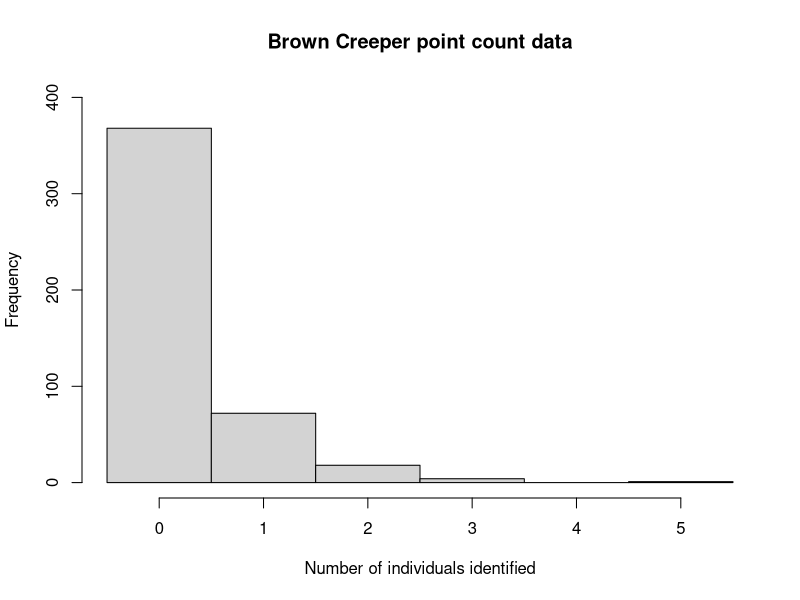

This chart was generated by the following R code:
library(MASS)
library(lmtest)
library(pscl)
library(sandwich)

data <- read.csv(file="data/bird_cnt.csv")

Creeper <- data$BRCR
Rural <- data$RUR_100Z
Crown_cl <- data$CR_CL_2Z
Road_up <- data$rd_up_100Z

#Creeper Histogram
tmp <- hist (Creeper, breaks=0:(max(Creeper)+1), main="Brown Creeper point count data",
  xlab="Number of individuals identified", ylab="Frequency", ylim=c(0,400), right=FALSE, axes=F)
axis(2)
axis(1, at=tmp$mids, labels=0:max(Creeper))


bird <- data.frame(cbind(Creeper, Rural, Crown_cl, Road_up))

pois<-glm(Creeper ~Rural + Crown_cl + Road_up,family = poisson, data = bird)
summary(pois)
coeftest(pois, vcov = sandwich)

qpois<-glm(Creeper ~Rural + Crown_cl + Road_up,family = quasipoisson, data = bird)
summary(qpois)

nb<-glm.nb(Creeper ~Rural + Crown_cl + Road_up,link = "log", data = bird)
summary(nb)


llhNB = logLik(nb)
llhPoisson  =logLik(pois)
d <- 2 * (llhNB - llhPoisson)
pval <- pchisq(as.numeric(d), df=1, lower.tail=FALSE)/2
pval

lrtest(pois,nb)

##ZERO INFLATION

f1 <- formula(Creeper ~ Rural + Crown_cl + Road_up
                      | Rural + Crown_cl + Road_up)

Zip1 <- zeroinfl(f1, dist = "poisson", link = "logit",
              data = bird)
summary(Zip1)

f4 <- formula(Creeper ~ Rural + Crown_cl + Road_up
                      | Rural + Crown_cl + Road_up)

Nb4<- zeroinfl(f4, dist = "negbin", link = "logit",
              data = bird)
summary(Nb4)

lrtest(Nb4,Zip1)

llhZNB = logLik(Nb4)
llhZPoisson  =logLik(Zip1)
d <- 2 * (llhZNB - llhZPoisson)
pvalz <- pchisq(as.numeric(d), df=1, lower.tail=FALSE)/2
pvalz

#estimates
fm <- list("ML-Pois" = pois, "Quasi-Pois" = qpois, "NB" = nb,
    "ZI-Pois" = Zip1, "ZI-NB" = Nb4)
sapply(fm, function(x) coef(x)[1:8])

#stderrors
cbind("ML-Pois" = sqrt(diag(vcov(pois))),
  "Adj-Pois" = sqrt(diag(sandwich(pois))),
  sapply(fm[-1], function(x) sqrt(diag(vcov(x)))[1:8]))

#-2*LL
rbind(logLik = sapply(fm, function(x) logLik(x)),
  Df = sapply(fm, function(x) attr(logLik(x), "df")))

#AIC
rbind(AIC = sapply(fm, function(x) AIC(x)))


#expected to observed zero counts
round(c("Obs" = sum(Creeper < 1), "ML-Pois" = sum(dpois(0, fitted(pois))),
  "NB" = sum(dnbinom(0, mu = fitted(nb), size = nb$theta)),
  "ZI-Pois" = sum(predict(Zip1, type = "prob")[,1]),
  "ZI-NB" = sum(predict(Nb4, type = "prob")[,1])))

#Vuong tests (see Hilbe p. 176+)
vuong(Nb4,nb)
vuong(Zip1,pois)
